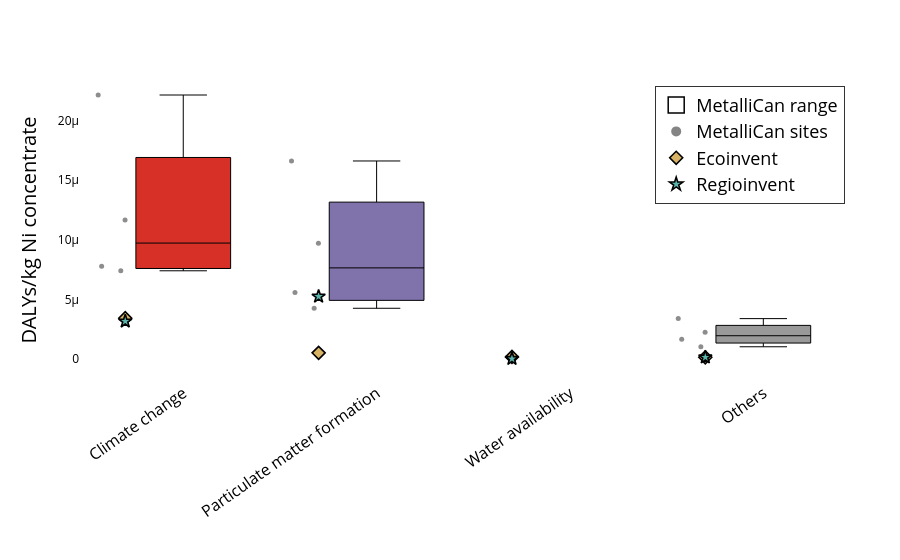

Source (notebook cell):
### Code cell
plot_lcia_boxes_for_reference_product(
    df_hh,
    reference_product="Ni concentrate",
    yaxis_label="DALYs/kg Ni concentrate",
    title="Human health – Ni concentrate",
    output_html="results/Damages/boxplot_hh_ni.html",
    output_image="results/Damages/boxplot_hh_ni",
    image_format="pdf",
)

### Figure 1 — Plotly figure (JSON) as saved in the notebook; plotly's stock layout.template omitted (floating-point values rounded to 4 significant figures)
{"data": [{"boxpoints": "all", "fillcolor": "#d73027", "hoverinfo": "text+y", "hovertext": ["Nunavik Nickel", "Raglan", "Thompson", "Voisey's Bay"], "jitter": 0.35, "line": {"color": "black", "width": 1}, "marker": {"color": "rgba(80,80,80,0.65)", "size": 5}, "showlegend": false, "x": [0, 0, 0, 0], "y": [7.779e-06, 1.166e-05, 7.393e-06, 2.214e-05], "type": "box"}, {"boxpoints": "all", "fillcolor": "#8073ac", "hoverinfo": "text+y", "hovertext": ["Nunavik Nickel", "Raglan", "Thompson", "Voisey's Bay"], "jitter": 0.35, "line": {"color": "black", "width": 1}, "marker": {"color": "rgba(80,80,80,0.65)", "size": 5}, "showlegend": false, "x": [1, 1, 1, 1], "y": [4.248e-06, 9.698e-06, 5.575e-06, 1.661e-05], "type": "box"}, {"boxpoints": "all", "fillcolor": "#999999", "hoverinfo": "text+y", "hovertext": ["Nunavik Nickel", "Raglan", "Thompson", "Voisey's Bay"], "jitter": 0.35, "line": {"color": "black", "width": 1}, "marker": {"color": "rgba(80,80,80,0.65)", "size": 5}, "showlegend": false, "x": [3, 3, 3, 3], "y": [1.643e-06, 1.018e-06, 3.38e-06, 2.245e-06], "type": "box"}, {"marker": {"color": "rgba(0,0,0,0)", "line": {"color": "black", "width": 1.5}, "size": 16, "symbol": "square"}, "mode": "markers", "name": "MetalliCan range", "showlegend": true, "x": [null], "y": [null], "type": "scatter"}, {"marker": {"color": "rgba(80,80,80,0.7)", "size": 10, "symbol": "circle"}, "mode": "markers", "name": "MetalliCan sites", "showlegend": true, "x": [null], "y": [null], "type": "scatter"}, {"marker": {"color": "#d8b365", "line": {"color": "black", "width": 1.6}, "size": 10, "symbol": "diamond"}, "mode": "markers", "name": "Ecoinvent", "x": [-0.3, 2.7, 0.7, 1.7], "y": [3.415e-06, 1.376e-07, 5.117e-07, 1.689e-07], "type": "scatter"}, {"marker": {"color": "#5ab4ac", "line": {"color": "black", "width": 1.6}, "size": 10, "symbol": "star"}, "mode": "markers", "name": "Regioinvent", "x": [-0.3, 2.7, 0.7, 1.7], "y": [3.152e-06, 1.343e-07, 5.237e-06, 1.324e-08], "type": "scatter"}], "layout": {"xaxis": {"tickfont": {"size": 16, "color": "black"}, "tickmode": "array", "tickvals": [0, 1, 2, 3], "ticktext": ["Climate change", "Particulate matter formation", "Water availability", "Others"], "tickangle": -35, "ticklabelposition": "outside", "automargin": true}, "yaxis": {"title": {"font": {"color": "black", "size": 20}, "text": "DALYs/kg Ni concentrate"}, "tickfont": {"color": "black"}, "showgrid": false}, "margin": {"l": 80, "r": 40, "t": 80, "b": 180}, "legend": {"title": {"font": {"color": "black", "size": 24}, "text": ""}, "font": {"color": "black", "size": 18}, "orientation": "v", "yanchor": "top", "y": 0.98, "xanchor": "right", "x": 0.98, "bgcolor": "rgba(255,255,255,0.9)", "bordercolor": "black", "borderwidth": 0.8}, "plot_bgcolor": "white", "paper_bgcolor": "white"}}
